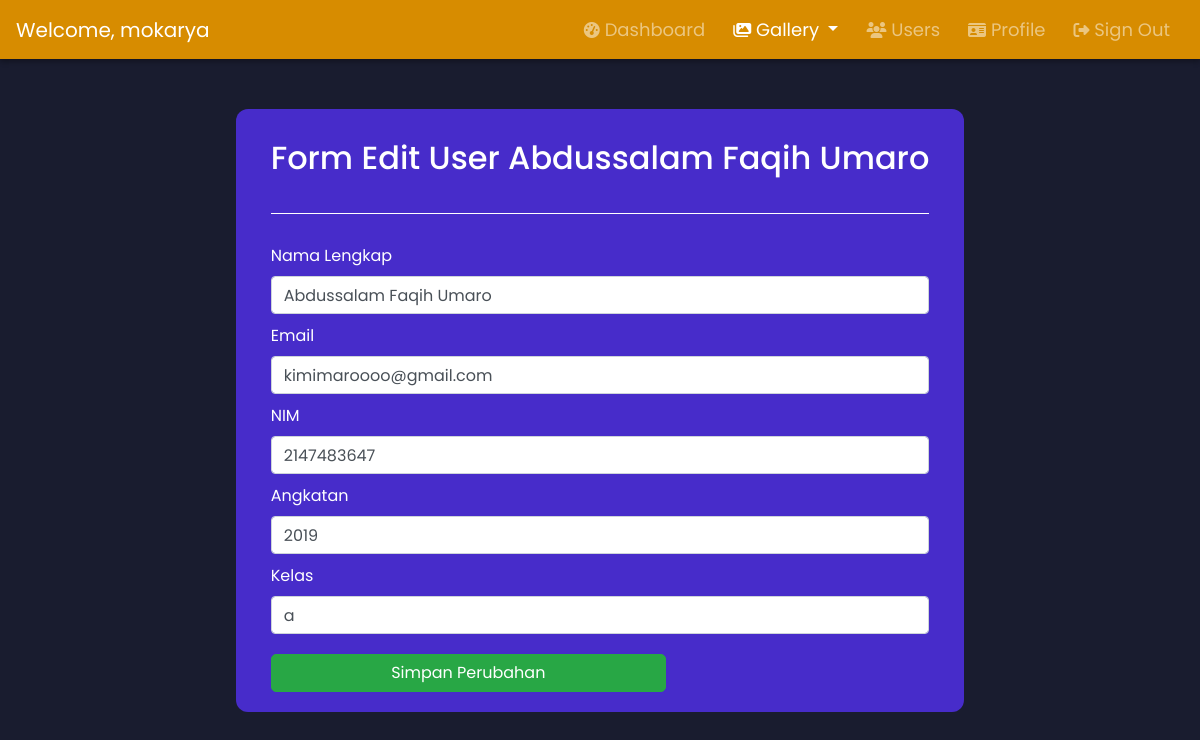
The page /User_Regist/admin-user-edit?id=33 (signed in) on the database its author committed.
### tables this page shows
CREATE TABLE `users` (
  `id` int(11) NOT NULL,
  `namalengkap` varchar(100) NOT NULL,
  `email` varchar(200) NOT NULL,
  `nim` bigint(20) NOT NULL,
  `angkatan` year(4) NOT NULL,
  `kelas` varchar(2) NOT NULL,
  `verified` tinyint(4) NOT NULL,
  `token` varchar(100) NOT NULL,
  `password` varchar(255) NOT NULL,
  `usertype` varchar(20) NOT NULL
);

### User_Regist/admin-user-edit.php (the view, shortened to what this page needs)
<?php
    include 'header-admin.php';
  if (isset($_GET['id'])) {
    $id = ($_GET['id']);
    $query = "SELECT * FROM users WHERE id='$id'";
    $result = mysqli_query($conn, $query);
    $data = mysqli_fetch_assoc($result);
  } else {
    echo "<script>alert('Masukkan data id.');window.location='admin-usersConfig';</script>";
  }
  ?>
<section>
<div class="container anim" id="box" style=" margin-top: 50px; color:white; padding-top: 30px; width:fit-content">
            <div class="d-flex justify-content-center">
                <div >
                    <div class="container">
                        <h2 style="margin-bottom: 12px" class="align-items-center">Form Edit User <?php echo $data['namalengkap']; ?></h2>
                        <hr style="border-top: 1px solid white; margin-bottom: 30px; margin-top: 36px">
                        <form method="POST" action="admin-user-edit-proses" enctype="multipart/form-data">
                            <label class="label control-label">Nama Lengkap</label>
                            <input type="text" class="form-control" name="namalengkap" placeholder="namalengkap" value="<?php echo $data['namalengkap']; ?>">
                            <label class="label control-label">Email</label>
                            <input type="text" class="form-control" name="email" placeholder="email" value="<?php echo $data['email']; ?>">
                            <label class="label control-label">NIM</label>
                            <input type="text" class="form-control" name="nim" placeholder="nim" value="<?php echo $data['nim']; ?>">
                            <label class="label control-label">Angkatan</label>
                            <input type="text" class="form-control" name="angkatan" placeholder="angkatan" value="<?php echo $data['angkatan']; ?>">
                            <label class="label control-label">Kelas</label>
                            <input type="text" class="form-control" name="kelas" placeholder="kelas" value="<?php echo $data['kelas']; ?>">
                            <button name="submit-btn" type="submit" class="btn btn-success" data-toggle="modal" data-target="#exampleModal" style="margin-top: 10px; width: 30%; border-radius: 5px" >
                                Simpan Perubahan
                            </button>
                        </form>
                    </div>
                    </div>
                </div>
            </div>
    </body>
    <br>
    <br>
</html>

### src/css/dashboard_admin.css (style rules this page uses)
* { margin: 0; padding: 0; box-sizing: border-box; font-family: 'Poppins', sans-serif; }
body, html { height: 100%; scroll-behavior: smooth; background-color: #191c2f; }
h2 { color: white; margin-bottom: 20px; }
input { width: 20%; margin-bottom: 10px; }
#box { background-color: #472CCA; width: 90%; padding: 20px; border-radius: 12px; }
.btn { min-width: 60% !important; width: 60%; max-width: 100%; }
.anim { animation: opac 4s ease; transition: transform .4s ; }

### rows shown on the page
users: namalengkap "Abdussalam Faqih Umaro", email "kimimaroooo@gmail.com", nim "2147483647", angkatan "2019", kelas "a"

### other values the page prints
$_SESSION['namalengkap'] "mokarya"
